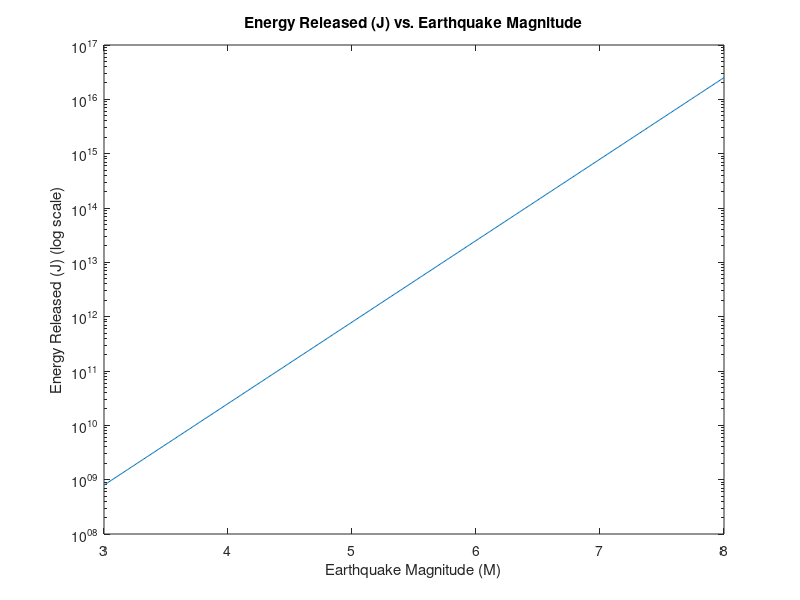

MATLAB code to generate this figure:
%Ayden Hession
%Section: 27393
%Q5 c
M = 3:0.01:8;
%M = (2/3) * log ( E ./ (10^4.4));
E = (10^4.4) .* (10 .^((3/2) .* M));
semilogy(M,E)
ylabel('Energy Released (J) (log scale)')
xlabel('Earthquake Magnitude (M)')
title("Energy Released (J) vs. Earthquake Magnitude")